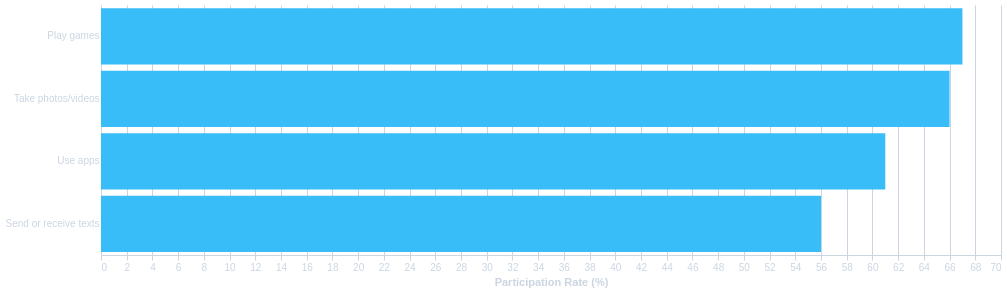

The specification (Vega-Lite) saved for this image:
### Vega-Lite specification from a JSON file in a GitHub repository (floating-point values rounded to 4 significant figures)
{"$schema": "https://vega.github.io/schema/vega-lite/v5.json", "width": 900, "height": 250, "background": "transparent", "data": {"values": [{"Activity": "Play games", "Average": 67}, {"Activity": "Take photos/videos", "Average": 66}, {"Activity": "Use apps", "Average": 61}, {"Activity": "Send or receive texts", "Average": 56}]}, "mark": {"type": "bar", "color": "#38bdf8"}, "encoding": {"y": {"field": "Activity", "type": "nominal", "sort": "-x", "axis": {"title": null, "labelColor": "#cbd5e1", "domain": false, "ticks": false}}, "x": {"field": "Average", "type": "quantitative", "title": "Participation Rate (%)", "axis": {"labelColor": "#cbd5e1", "titleColor": "#cbd5e1", "gridColor": "#cbd5e1", "domainColor": "#cbd5e1", "tickColor": "#cbd5e1"}}}, "config": {"view": {"stroke": null}}}
